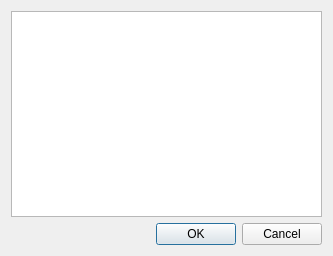
<ui version="4.0" >
 <class>LabelDialog</class>
 <widget class="QDialog" name="LabelDialog" >
  <property name="geometry" >
   <rect>
    <x>0</x>
    <y>0</y>
    <width>333</width>
    <height>256</height>
   </rect>
  </property>
  <property name="windowTitle" >
   <string>Select Label</string>
  </property>
  <layout class="QVBoxLayout" >
   <item>
    <widget class="QListWidget" name="labelListWidget" />
   </item>
   <item>
    <widget class="QDialogButtonBox" name="buttonBox" >
     <property name="orientation" >
      <enum>Qt::Horizontal</enum>
     </property>
     <property name="standardButtons" >
      <set>QDialogButtonBox::Cancel|QDialogButtonBox::NoButton|QDialogButtonBox::Ok</set>
     </property>
    </widget>
   </item>
  </layout>
 </widget>
 <resources/>
 <connections>
  <connection>
   <sender>buttonBox</sender>
   <signal>accepted()</signal>
   <receiver>LabelDialog</receiver>
   <slot>accept()</slot>
   <hints>
    <hint type="sourcelabel" >
     <x>248</x>
     <y>254</y>
    </hint>
    <hint type="destinationlabel" >
     <x>157</x>
     <y>274</y>
    </hint>
   </hints>
  </connection>
  <connection>
   <sender>buttonBox</sender>
   <signal>rejected()</signal>
   <receiver>LabelDialog</receiver>
   <slot>reject()</slot>
   <hints>
    <hint type="sourcelabel" >
     <x>316</x>
     <y>260</y>
    </hint>
    <hint type="destinationlabel" >
     <x>286</x>
     <y>274</y>
    </hint>
   </hints>
  </connection>
 </connections>
</ui>
